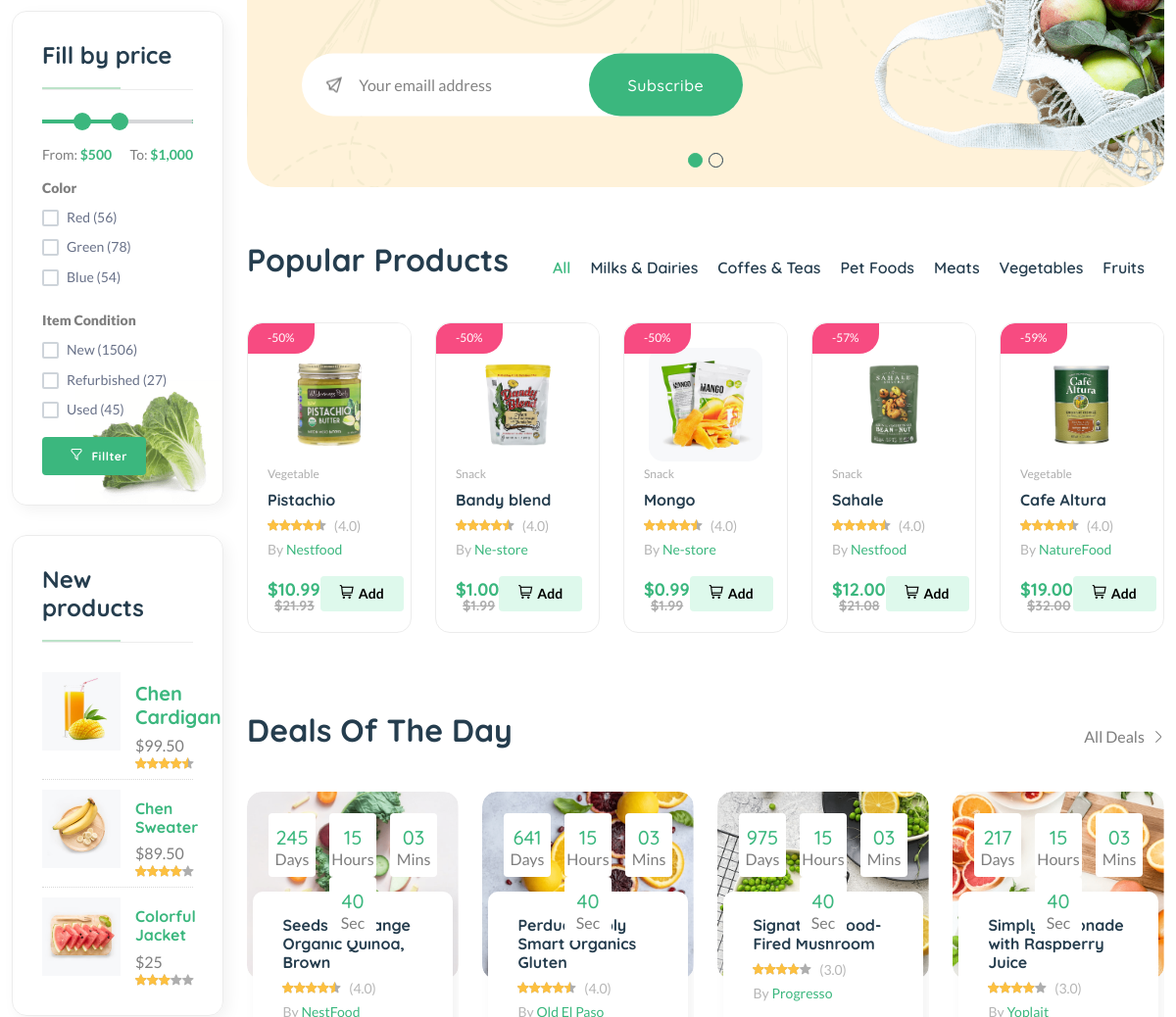
/ (middle part), run on an earlier commit of the app's database.
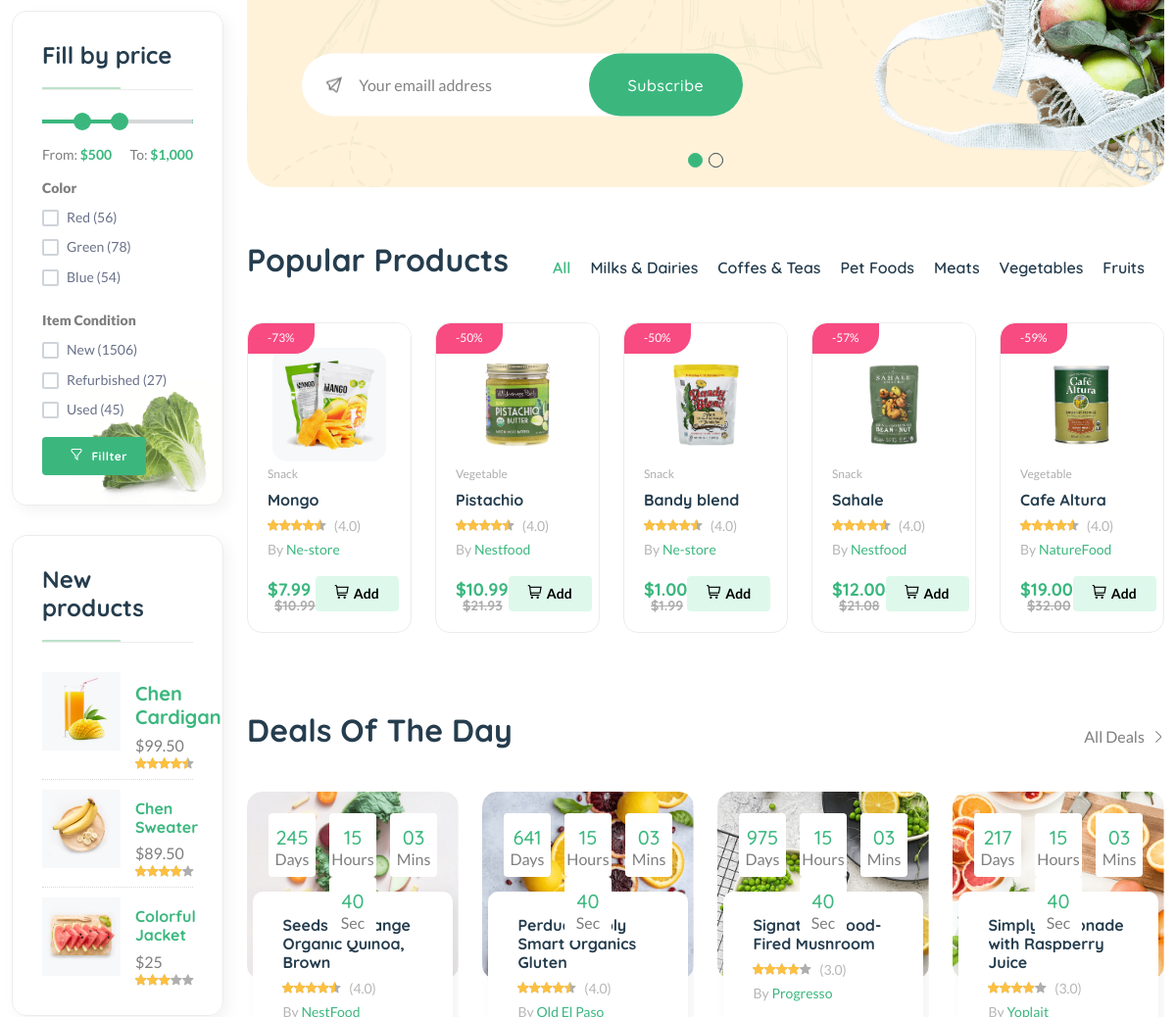
And on a later commit of the database.
### core/models.py (models this page shows, shortened)
class Product(models.Model):
    pid = ShortUUIDField(
        unique=True,
        length=10,
        max_length=30,
        alphabet='abcdefgh12345'
        )
    user = models.ForeignKey(User, on_delete=models.SET_NULL, null=True) # noqa
    category = models.ForeignKey(
        Category,
        on_delete=models.SET_NULL,
        null=True,
        related_name='category',
        )
    vendor = models.ForeignKey(
        Vendor,
        on_delete=models.SET_NULL,
        null=True,
        related_name='vendor'
        )
    title = models.CharField(max_length=100, default="Title here")
    image = models.ImageField(upload_to=user_directory_path, default='product.jpg') # noqa
    description = CKEditor5Field(null=True, blank=True, default='This is a product', config_name='extends') # noqa
    price = models.DecimalField(max_digits=99999999, decimal_places=2, default='0.99') # noqa
    old_price = models.DecimalField(max_digits=99999999, decimal_places=2, default='1.99') # noqa
    specifications = CKEditor5Field(null=True, blank=True, default='Specification', config_name='extends') # noqa
    tags = TaggableManager(blank=True)
    product_status = models.CharField(choices=STATUS, max_length=10, default='in_review') # noqa
    status = models.BooleanField(default=True)
    in_stock = models.BooleanField(default=True)
    featured = models.BooleanField(default=False)
    digital = models.BooleanField(default=False)
    stock_count = models.PositiveIntegerField(blank=True, null=True)
    product_type = models.CharField(max_length=100, default="Ornganic", blank=True, null=True)
    manufactured = models.DateTimeField(auto_now_add=False, null=True, blank=True)
    life = models.CharField(max_length=100, default="100 Days", blank=True, null=True)
    sku = ShortUUIDField(
        unique=True,
        length=4,
        max_length=10,
        prefix='sku',
        alphabet='1234567890'
        )
    date = models.DateTimeField(auto_now_add=True)
    updated = models.DateTimeField(auto_now=True)
    def get_percentage(self):
        new_price = (self.price / self.old_price) * 100
        return new_price

class Category(models.Model):
    cid = ShortUUIDField(
        unique=True,
        length=10,
        max_length=30,
        prefix='cat',
        alphabet='abcdefgh12345'
        )
    title = models.CharField(max_length=100, default='This is a category')
    image = models.ImageField(upload_to='category/', default='category.jpg')
    class Meta:
        verbose_name_plural = 'categories'
    def __str__(self):
        return str(self.title)

class Vendor(models.Model):
    vid = ShortUUIDField(
        unique=True,
        length=10,
        max_length=30,
        prefix='ven',
        alphabet='abcdefgh12345'
        )
    user = models.ForeignKey(User, on_delete=models.SET_NULL, null=True)
    title = models.CharField(max_length=100, default="Nestify")
    image = models.ImageField(upload_to=user_directory_path, default='vendor.jpg') # noqa
    cover_image = models.ImageField(upload_to=user_directory_path, default='vendor.jpg') # noqa
    description = CKEditor5Field(null=True, blank=True, default='I am a vendor', config_name='extends') # noqa
    address = models.CharField(max_length=100, default='123 Street Road')
    contact = models.CharField(max_length=100, default='+123 (456) 789')
    chat_resp_time = models.CharField(max_length=100, default='100')
    shipping_on_time = models.CharField(max_length=100, default='100')
    authentic_rating = models.CharField(max_length=100, default='100')
    days_return = models.CharField(max_length=100, default='100')
    warranty_period = models.CharField(max_length=100, default='100')
    date = models.DateTimeField(auto_now_add=True, null=True, blank=True)
    class Meta:
        verbose_name = 'Vendor'
        verbose_name_plural = 'Vendors'
    def __str__(self):
        return str(self.title)

### core/views.py (the view)
# urls.py: path("", views.index, name='home'),
def index(request):
    products = Product.objects.filter(
        featured=True,
        product_status='published',
    ).order_by('-updated')
    context = {
        'products': products
    }
    return render(request, 'core/index.html', context)

### cart/context_processor.py (called while the page is built)
def cart_view(request):
    cart_total_amount = 0
    fee = 1.5
    if 'cart_data_obj' in request.session:
        cart_data_obj = request.session['cart_data_obj']
        for product_id, item in cart_data_obj.items():
            subtotal = round(int(item['quantity']) * float(item['product_price']), 2)
            item['subtotal'] = subtotal
            cart_total_amount += subtotal
        cart_grand_total = round((cart_total_amount + (cart_total_amount * fee)/100), 2)
        request.session['cart_data_obj'] = cart_data_obj
        context = {
            'cart_total_amount': round(cart_total_amount, 2),
            'cart_data': cart_data_obj,
            'cart_grand_total': cart_grand_total,
            'total_item': len(cart_data_obj),
        }
        return context
    else:
        context = {
            'total_item': 0,
        }
        return context

### templates/core/index.html (shortened to what the changed rows need)
{% extends 'base.html' %}
{% load static %}
{% block content %}
<main class="main">
  <div class="container mb-30">
    <div class="row flex-row-reverse">
      <div class="col-lg-4-5">
        <section class="product-tabs section-padding position-relative">
          <div class="tab-content" id="myTabContent">
            <div
              class="tab-pane fade show active"
              id="tab-one"
              role="tabpanel"
              aria-labelledby="tab-one"
            >
              <div class="row product-grid-4">
                {% for prod in products %}
                <div class="col-lg-1-5 col-md-4 col-12 col-sm-6">
                  <div class="product-cart-wrap mb-30">
                    <div class="product-img-action-wrap">
                      <div class="product-img product-img-zoom">
                        <a
                          href="{% url 'product_detail' prod.category.title prod.pid %}"
                        >
                          <img
                            class="default-img"
                            src="{{ prod.image.url }}"
                            alt=""
                          />
                        </a>
                      </div>
                      <div
                        class="product-badges product-badges-position product-badges-mrg"
                      >
                        <span class="hot"
                          >-{{prod.get_percentage | floatformat:0}}%</span
                        >
                      </div>
                    </div>
                    <div class="product-content-wrap">
                      <div class="product-category">
                        <a
                          href="{% url 'product_detail' prod.category.title prod.pid %}"
                          >{{ prod.category.title | capfirst }}</a
                        >
                      </div>
                      <h2>
                        <a
                          href="{% url 'product_detail' prod.category.title prod.pid %}"
                          >{{ prod.title }}</a
                        >
                      </h2>
                      <div class="product-rate-cover">
                        <div class="product-rate d-inline-block">
                          <div class="product-rating" style="width: 90%"></div>
                        </div>
                        <span class="font-small ml-5 text-muted"> (4.0)</span>
                      </div>
                      <div>
                        <span class="font-small text-muted"
                          >By
                          <a
                            href="{% url 'vendor_detail' prod.vendor prod.vendor.vid %}"
                            >{{prod.vendor}}</a
                          ></span
                        >
                      </div>
                      <div class="product-card-bottom">
                        <div class="product-price lh-1">
                          <span class="current-price-{{ prod.pid }}">${{ prod.price }}</span>
                          <span class="old-price">${{prod.old_price}}</span>
                        </div>
                        <div class="add-cart">
                          <button
                            class="add add-to-cart-btn"
                            style="border: none;"
                            href="#"
                            data-index="{{ prod.pid }}"
                            id="add-to-cart-btn"
                            ><i class="fi-rs-shopping-cart mr-5"></i>Add
                          </button>
                        </div>
                      </div>
                    </div>
                  </div>
                </div>
                {% endfor %}
              </div>
            </div>
          </div>
        </section>
        <section class="section-padding pb-5">
          <div class="row">
            <div class="col-xl-3 col-lg-4 col-md-6">
              <div class="product-cart-wrap style-2">
                <div class="product-content-wrap">
                  <div class="deals-content">
                    <h2>
                      <a href="shop-product-right.html"
                        >Seeds of Change Organic Quinoa, Brown</a
                      >
                    </h2>
                  </div>
                </div>
              </div>
            </div>
            <div class="col-xl-3 col-lg-4 col-md-6">
              <div class="product-cart-wrap style-2">
                <div class="product-content-wrap">
                  <div class="deals-content">
                    <h2>
                      <a href="shop-product-right.html"
                        >Perdue Simply Smart Organics Gluten</a
                      >
                    </h2>
                  </div>
                </div>
              </div>
            </div>
            <div class="col-xl-3 col-lg-4 col-md-6 d-none d-lg-block">
              <div class="product-cart-wrap style-2">
                <div class="product-content-wrap">
                  <div class="deals-content">
                    <h2>
                      <a href="shop-product-right.html"
                        >Signature Wood-Fired Mushroom</a
                      >
                    </h2>
                  </div>
                </div>
              </div>
            </div>
            <div class="col-xl-3 col-lg-4 col-md-6 d-none d-xl-block">
              <div class="product-cart-wrap style-2">
                <div class="product-content-wrap">
                  <div class="deals-content">
                    <h2>
                      <a href="shop-product-right.html"
                        >Simply Lemonade with Raspberry Juice</a
                      >
                    </h2>
                  </div>
                </div>
              </div>
            </div>
          </div>
        </section>
      </div>
    </div>
  </div>
</main>
{% endblock %}

What changed in the data, as far as the page shows it:
changed Product "Mongo": get_percentage "50" → "73"; price "0.99" → "7.99"; old_price "1.99" → "10.99"; moves up the list
